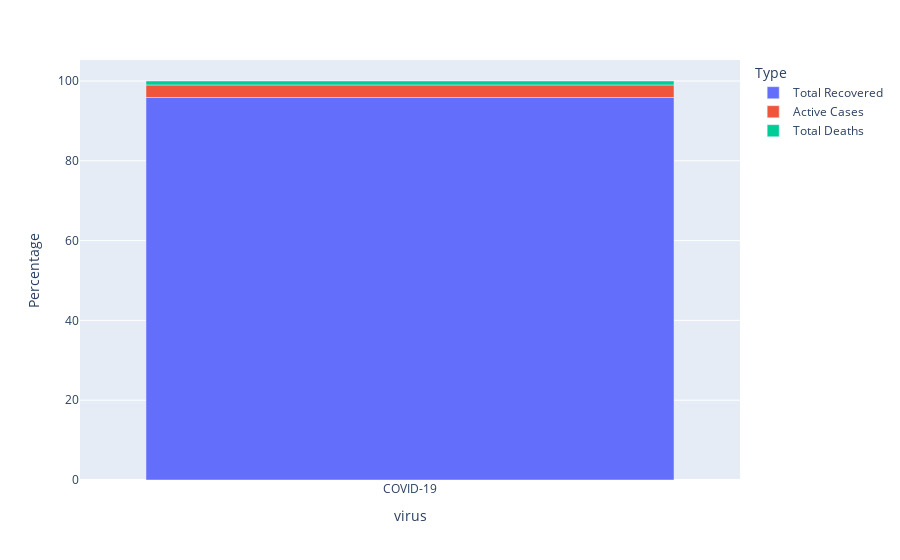

The notebook cell this image was saved under:
### Markdown cell above
### Active Cases till now and Total Recoveries

### Code cell
cases = df[["Total Recovered", "Active Cases", "Total Deaths"]].loc[1]
cases
cases_df = pd.DataFrame(cases).reset_index()
cases_df.columns = ["Type", "Total"]

cases_df["Percentage"] = np.round(100*cases_df["Total"]/np.sum(cases_df["Total"]),2)
cases_df["virus"] = ["COVID-19" for i in range(len(cases_df))]

fig = px.bar(cases_df, x = "virus" , y = "Percentage", color = "Type", hover_data = ["Total"])
fig.show()
fig.write_html("Plot_Total_Stats.html")

### Figure 1 — Plotly figure (JSON) as saved in the notebook; plotly's stock layout.template omitted (floating-point values rounded to 4 significant figures)
{"data": [{"customdata": [[675600000.0]], "hovertemplate": "Type=Total Recovered<br>virus=%{x}<br>Percentage=%{y}<br>Total=%{customdata[0]}<extra></extra>", "legendgroup": "Total Recovered", "marker": {"color": "#636efa", "pattern": {"shape": ""}}, "name": "Total Recovered", "orientation": "v", "showlegend": true, "textposition": "auto", "type": "bar", "x": ["COVID-19"], "xaxis": "x", "y": [95.87], "yaxis": "y"}, {"customdata": [[22120000.0]], "hovertemplate": "Type=Active Cases<br>virus=%{x}<br>Percentage=%{y}<br>Total=%{customdata[0]}<extra></extra>", "legendgroup": "Active Cases", "marker": {"color": "#EF553B", "pattern": {"shape": ""}}, "name": "Active Cases", "orientation": "v", "showlegend": true, "textposition": "auto", "type": "bar", "x": ["COVID-19"], "xaxis": "x", "y": [3.14], "yaxis": "y"}, {"customdata": [[7011000.0]], "hovertemplate": "Type=Total Deaths<br>virus=%{x}<br>Percentage=%{y}<br>Total=%{customdata[0]}<extra></extra>", "legendgroup": "Total Deaths", "marker": {"color": "#00cc96", "pattern": {"shape": ""}}, "name": "Total Deaths", "orientation": "v", "showlegend": true, "textposition": "auto", "type": "bar", "x": ["COVID-19"], "xaxis": "x", "y": [0.99], "yaxis": "y"}], "layout": {"barmode": "relative", "legend": {"title": {"text": "Type"}, "tracegroupgap": 0}, "margin": {"t": 60}, "xaxis": {"anchor": "y", "domain": [0, 1], "title": {"text": "virus"}}, "yaxis": {"anchor": "x", "domain": [0, 1], "title": {"text": "Percentage"}}}}
